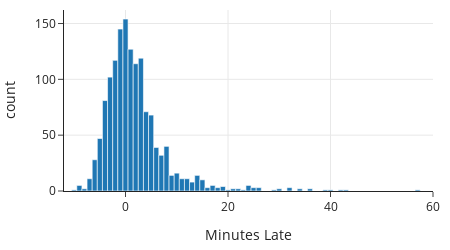

The notebook cell this image was saved under:
### Markdown cell above
The `minutes_late` column in the data table records how late each bus was.
Notice that some of the times are negative, meaning that the bus arrived
early. Let's examine a histogram of the minutes each bus is late:

### Code cell
fig = px.histogram(times, x='minutes_late', width=450, height=250)
fig.update_xaxes(range=[-12, 60], title_text='Minutes Late')
fig

### Figure 1 — Plotly figure (JSON) as saved in the notebook; plotly's stock layout.template omitted (floating-point values rounded to 4 significant figures; data arrays with more than 128 entries replaced by an {"elided": "..."} marker saying what was removed)
{"data": [{"alignmentgroup": "True", "bingroup": "x", "hovertemplate": "minutes_late=%{x}<br>count=%{y}<extra></extra>", "legendgroup": "", "marker": {"color": "#1F77B4", "pattern": {"shape": ""}}, "name": "", "offsetgroup": "", "orientation": "v", "showlegend": false, "type": "histogram", "x": {"elided": "1434 float values"}, "xaxis": "x", "yaxis": "y"}], "layout": {"barmode": "relative", "height": 250, "legend": {"tracegroupgap": 0}, "width": 450, "xaxis": {"anchor": "y", "domain": [0, 1], "range": [-12, 60], "title": {"text": "Minutes Late"}, "type": "linear"}, "yaxis": {"anchor": "x", "autorange": true, "domain": [0, 1], "range": [0, 162.1], "title": {"text": "count"}}}}
